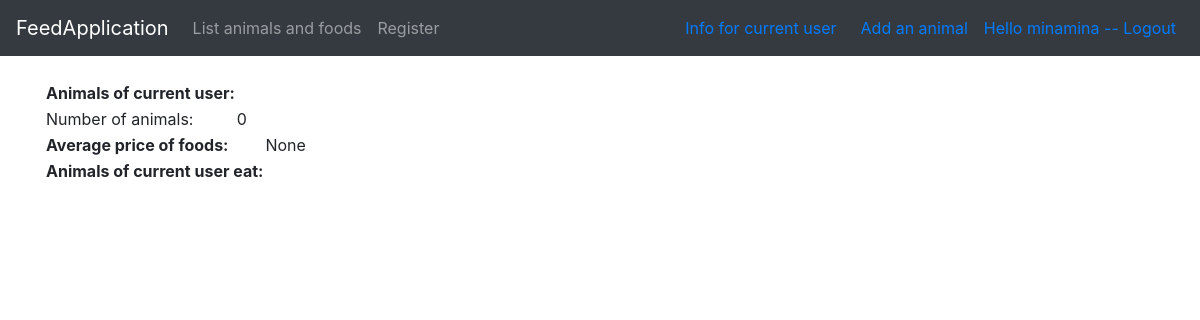
Page /animals/current/ (signed in) on the earlier database version.
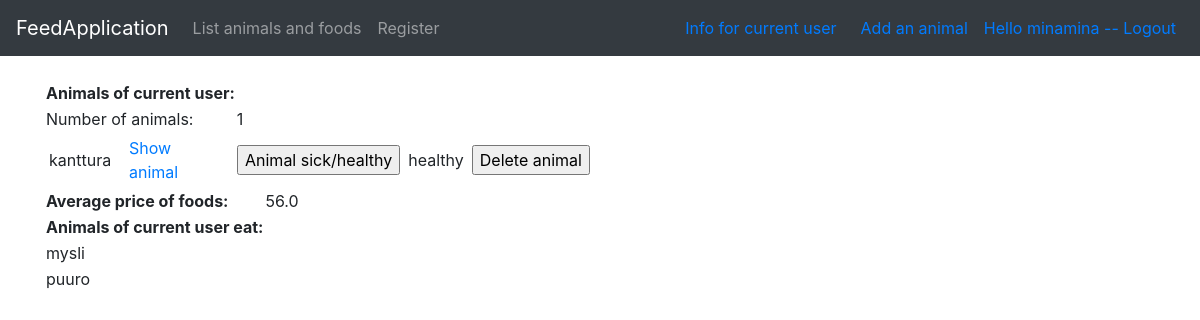
Same page on the later database version.
### application/animals/models.py (models this page shows, shortened)
class Animal(Base):
    name = db.Column(db.String(144), nullable=False)
    account_id = db.Column(db.Integer, db.ForeignKey('account.id'),
                           nullable=False)
    user = db.relationship("User", backref='animal', lazy=True)
    foods = db.relationship("Food", secondary=animals_foods, back_populates='animals', lazy='dynamic')
    sick = db.Column(db.Boolean, nullable=False)

class Food(Base):
    name = db.Column(db.String(144), unique=True, nullable = False) #unique lisätty
    animals = db.relationship("Animal", secondary=animals_foods, back_populates='foods', lazy='dynamic')
    price = db.Column(db.Integer, nullable = True)

### application/animals/views.py (the view)
@app.route("/animals/current/", methods=["GET"])
@login_required
def current_animals():
    owner = current_user
    owner_id = owner.get_id()
    return render_template("animals/current.html", form = FoodForm(),
        currentanimals = User.find_animals_of_current_user(owner_id), currentfoods = User.find_foods_of_current_user(owner_id),
        counts = User.count_animals_of_current_user(owner_id), average = User.average_of_food_prices(owner_id))

### application/animals/forms.py
class FoodForm(FlaskForm):
    name = StringField("New food:", [validators.Length(min=2, max=20)])
    class Meta:
        csrf = False

### application/__init__.py (called while the page is built)
@login_manager.user_loader
def load_user(user_id):
    return User.query.get(user_id)

### application/auth/models.py (called while the page is built)
    def get_id(self):
        return self.id

    @staticmethod
    def find_animals_of_current_user(account_id):
        stmt = text("SELECT * FROM Animal"
        " JOIN Account ON Account.id = Animal.account_id" #tämä rivi on turha
        " WHERE account_id = :account_id").params(account_id=account_id)
        res = db.engine.execute(stmt)
        response = []
        for row in res:
            response.append({"id":row[0], "time1":row[1], "time2":row[2], "name":row[3], "sick":row[5]})
        return response

    @staticmethod
    def count_animals_of_current_user(account_id):
        query1 = text("SELECT COUNT(Account.id) FROM Animal"
        " LEFT JOIN Account ON Account.id = Animal.account_id"
        " WHERE Animal.account_id = :account_id").params(account_id=account_id)
        res = db.engine.execute(query1)
        response = []
        for row in res:
            response.append({"count":row[0]})
        return response

### application/templates/animals/current.html (shortened to what this page needs)
{% extends "layout.html" %}
{% block body %}
<table>
<tr>
<td>
  <b>Animals of current user:</b>
</td> </tr>
<tr>
<td>Number of animals: </td>
{% for counte in counts %}
  <td>{{ counte.count }}</td>
</tr>
{% endfor %}
</table>
{% for animal in currentanimals %}
<table cellspacing="4" cellpadding="4">
    <tr>
      <td style="width:80px">{{ animal.name }}</td>
      <td style="width:100px"><a href="{{ url_for('animals_show_animal', animal_id=animal.id) }}">Show animal</a></td>
      <td></td>
      <td>
        <form method="POST" action="{{ url_for('animals_set_sick', animal_id=animal.id) }}">
          <input type="submit" value="Animal sick/healthy"/>
        </form>
            </td>
            {% if animal.sick == 1 %}
            <td style="width:60px">sick</td>
            {% else %}
            <td style="width:60px">healthy</td>
            {% endif %}
        <td style="width:80px"><form method="GET" action="{{ url_for('animals_delete', animal_id=animal.id) }}">
            <input type="submit" value="Delete animal"/></form></td>
    </tr>
  </table>
{% endfor %}
  <table>
    <tr>
      <th>Average price of foods:</th>
        {% for avg in average %}
        <td>{{ avg.average }}</td>
      </tr>
        {% endfor %}
      <th>Animals of current user eat:</th>
    </table>
    {% for food in currentfoods %}
    <table>
      <tr>
        <td>{{ food.name }} </td>
      </tr>
    </table>
    {% endfor %}
{% endblock %}

Differences in the rows shown:
added Animal: name "kanttura", sick "healthy"
added Food: name "mysli"
now on this page (row unchanged): Food: name "puuro"
Other differences:
new list line: "1"
new list line: "56.0"
list line gone: "0"
list line gone: "None"
